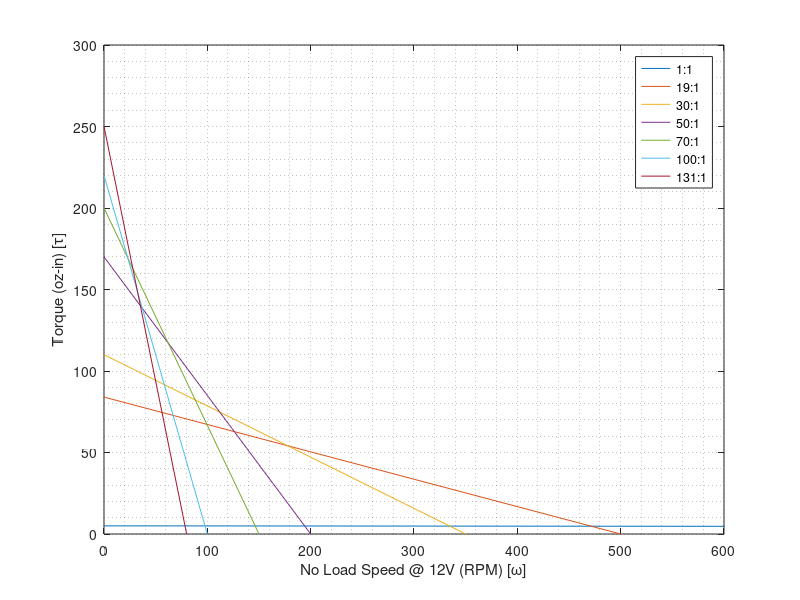
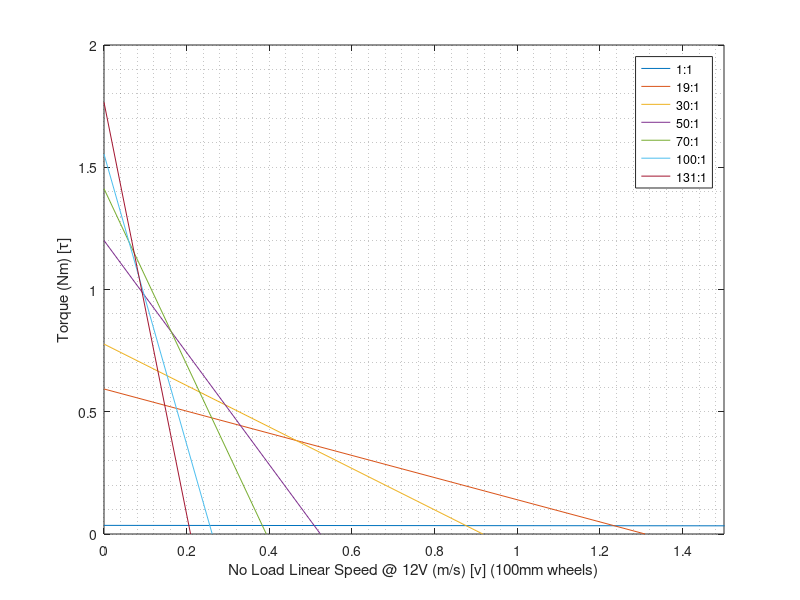

Reproduce these figures in MATLAB, in order.
% Kevin Moffatt u0987649
% ME 3230 Motor Torque Curves
% 2/3/18
clc, clear, close all

%% Motor Torque Curves
% matrix for each motor with columns gear ratio (x:1), no load speed (RPM), and torque (oz-in) 
MotorMatrix = [1 11000 5; 19 500 84; 30 350 110; 50 200 170; 70 150 200; 100 100 220; 131 80 250];
% plot torque vs motor speed
figure;
for i = 1:length(MotorMatrix)
    plot([0,MotorMatrix(i,2)], [MotorMatrix(i,3),0]);
    hold on;
end
xlabel('No Load Speed @ 12V (RPM) [\omega]');
ylabel('Torque (oz-in) [\tau]');
xlim([0 600]);
ylim([0 300]);
grid minor;
% create legend
legendCell = cellstr(num2str(MotorMatrix(:,1), '%d:1'));
legend(legendCell);
hold off;

% create modified matrix for torque (Nm) vs linear speed plot (assuming 100mm diameter tires)
MotorMatrixMod = MotorMatrix;   % columns gear ratio (x:1), no load linear speed (m/s), and torque (Nm)
MotorMatrixMod(:,3) = 0.00706155*MotorMatrixMod(:,3);  % convert oz-in to Nm
MotorMatrixMod(:,2) = pi*.05/60*MotorMatrixMod(:,2);    % convert RPM to linear m/s
figure;
for j = 1:length(MotorMatrixMod)
    plot([0,MotorMatrixMod(j,2)], [MotorMatrixMod(j,3),0]);
    hold on;
end
xlabel('No Load Linear Speed @ 12V (m/s) [v] (100mm wheels)');
ylabel('Torque (Nm) [\tau]');
xlim([0 1.5]);
ylim([0 2]);
grid minor;
legend(legendCell);
hold off;